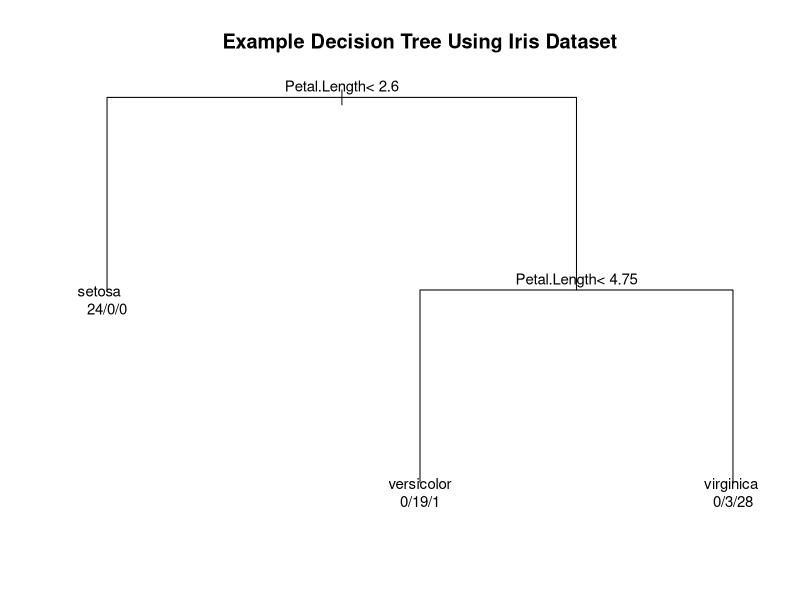

Generate this figure with R:
#########################
## R Script accompanying "Predictive Modeling in R" NUIT Workshop
## Authors: Andrew N Hall, David M Condon, Daniel K Mroczek
#########################

# In-text example code using iris (pre-tutorial section)
library(datasets) #load datasets library
library(tidyverse) #load tidyverse for data manipulation
library(rpart) #load rpart for construction of decision tree
data(iris)

# Split data into training and test datasets 
set.seed(44)
iris_train = sample_frac(iris, size = 1/2) #sample 1/2 of observations for training set
iris_test = setdiff(iris, iris_train) #take remaining 1/2 for test set

# Decision tree Iris
dtree_iris <- rpart(Species~., data = iris_train) #create basic decision tree based on iris data

png("ExampleDTreeIris.png", width = 8, height = 7, units = "in", res = 300)
par(mfrow = c(1,1), xpd = NA)
plot(dtree_iris, uniform = T, main = "Example Decision Tree Using Iris Dataset") #plot decision tree
text(dtree_iris, pretty = 0, use.n = T, cex = .9) #add text to decision tree
dev.off()